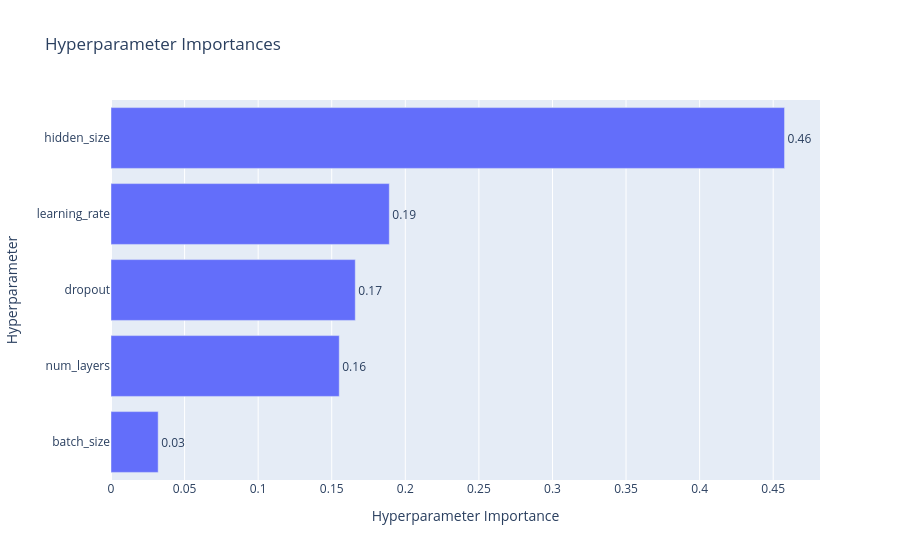

Notebook code for this chart:
### Code cell
optuna.visualization.plot_param_importances(study_gru_event)

### Figure 1 — Plotly figure (JSON) as saved in the notebook; plotly's stock layout.template omitted (floating-point values rounded to 4 significant figures)
{"data": [{"cliponaxis": false, "hovertemplate": ["batch_size (CategoricalDistribution): 0.03205728639758247<extra></extra>", "num_layers (IntDistribution): 0.1551076719383009<extra></extra>", "dropout (FloatDistribution): 0.16600404601637092<extra></extra>", "learning_rate (FloatDistribution): 0.18911710004134527<extra></extra>", "hidden_size (CategoricalDistribution): 0.45771389560640036<extra></extra>"], "name": "Objective Value", "orientation": "h", "text": ["0.03", "0.16", "0.17", "0.19", "0.46"], "textposition": "outside", "type": "bar", "x": [0.03206, 0.1551, 0.166, 0.1891, 0.4577], "y": ["batch_size", "num_layers", "dropout", "learning_rate", "hidden_size"]}], "layout": {"title": {"text": "Hyperparameter Importances"}, "xaxis": {"title": {"text": "Hyperparameter Importance"}}, "yaxis": {"title": {"text": "Hyperparameter"}}}}
